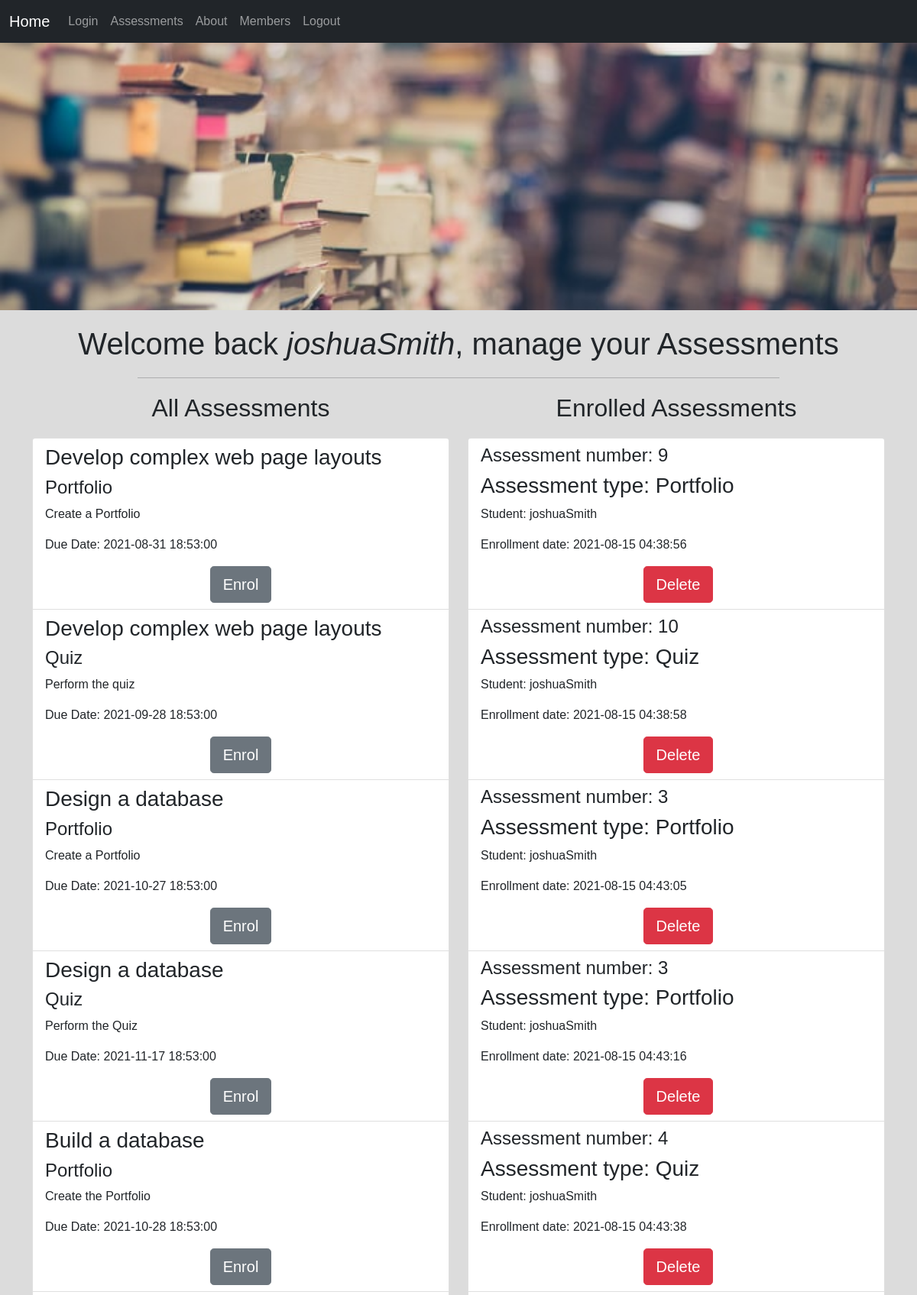
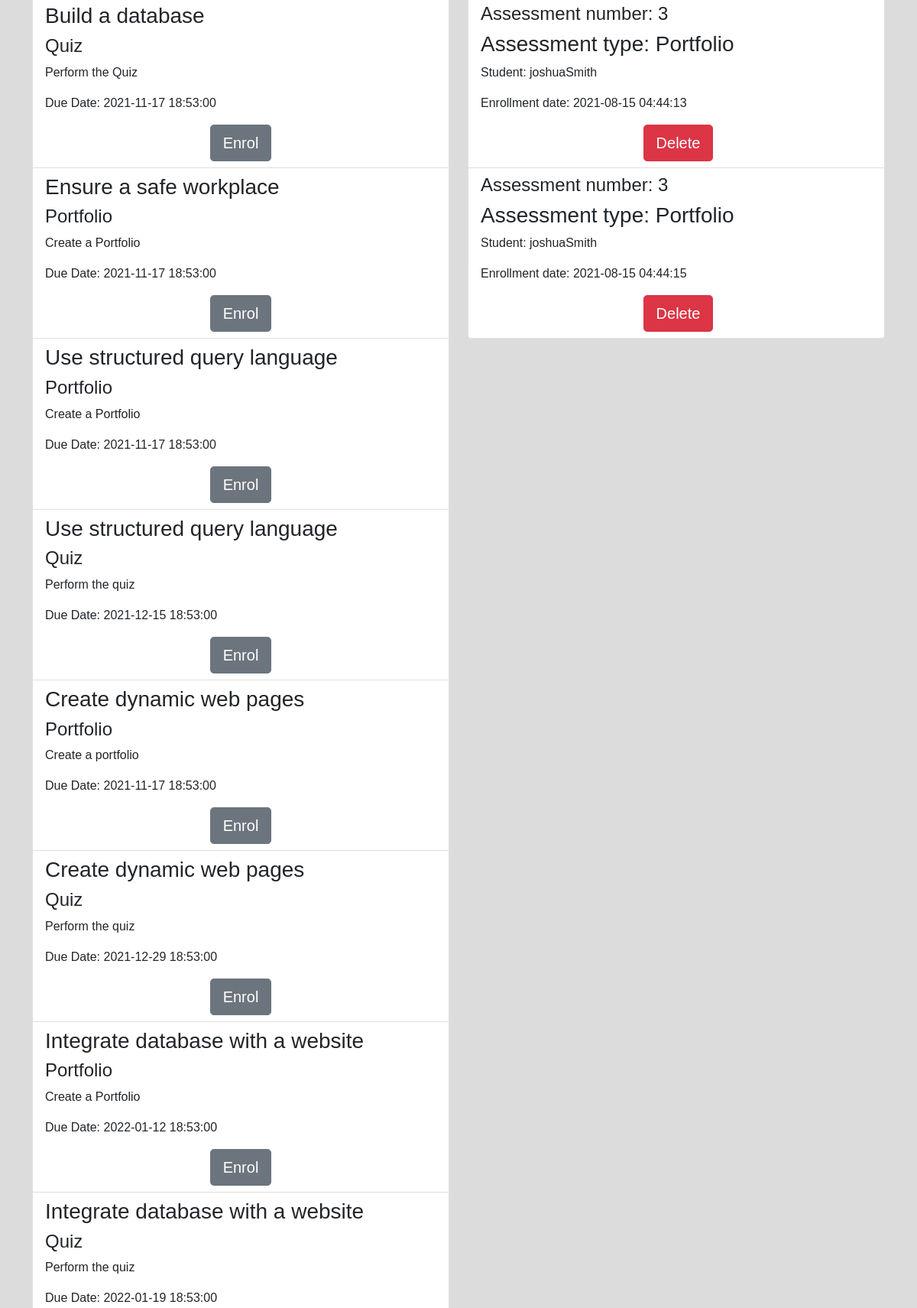
The page /view/assess.php (signed in, upper part) on the database its author committed (2 pictures, top to bottom).
### tables this page shows
CREATE TABLE `assessment` (
  `assessID` int(11) NOT NULL,
  `assessName` varchar(64) NOT NULL,
  `assessDescription` text NOT NULL,
  `assessDueDate` datetime DEFAULT NULL,
  `unitID` int(11) NOT NULL
);

CREATE TABLE `unit` (
  `unitID` int(11) NOT NULL,
  `unitName` varchar(64) NOT NULL,
  `unitNumber` int(11) NOT NULL,
  `unitDescription` text NOT NULL,
  `unitDueDate` datetime NOT NULL
);

CREATE TABLE `enrol` (
  `enID` int(11) NOT NULL,
  `date` datetime NOT NULL,
  `assessID` int(11) NOT NULL,
  `studentID` int(11) NOT NULL,
  `unitID` int(11) NOT NULL
);

### view/assess.php (the view, shortened to what this page needs)
<?php
 require("../controller/connection.php");
 if(!isset($_SESSION['user']) == true ) {
     $mssg = urlencode('Please register to access authorised areas');
     header('location:login.php?mssg='.$mssg);
  } else {
     $username = $_SESSION['username'] ;
     $studentID = $_SESSION['studentID']  ;
  }
?>
<!DOCTYPE html>
<html lang="en">
<head>
    <link href="https://cdn.jsdelivr.net/npm/bootstrap@5.0.2/dist/css/bootstrap.min.css" rel="stylesheet">
    <link rel="stylesheet" href="css/assess.css">
</head>
<body>
    <nav class="navbar navbar-expand-lg navbar-dark bg-dark">
        <div class="container-fluid">
            <a class="navbar-brand" href="../index.php">Home</a>
            <div class="collapse navbar-collapse" id="navbarNavAltMarkup">
            <div class="navbar-nav">
                <a class="nav-link"  href="login.php">Login</a>
                <a class="nav-link" href="assess.php">Assessments</a>
                <a class="nav-link" href="about.php">About</a>
                <a class="nav-link" href="members.php">Members</a>
                <a class="nav-link" href="logout.php">Logout</a>
            </div>
            </div>
        </div>
    </nav>
    <section class="banner">
            <img src="images/eli-francis-_M-DrbiNFa4-unsplash.jpg" alt="study">
    </section>
    <h1 class="assessTitles">Welcome back <em><?php echo $username ?></em>, manage your Assessments </h2>
    <hr id="header_line">
    <div class="container">
        <div class="row">
            <div class="col">
                <h2 class="assessTitles">All Assessments</h2>
               <ul class="list-group col">
                <?php
                    $sql = "SELECT * FROM assess_tracker.assessment INNER JOIN assess_tracker.unit ON assess_tracker.assessment.unitID = assess_tracker.unit.unitID";
                    $statement = $conn->prepare($sql);
                    $statement->execute();
                    $result = $statement->fetchAll();
                    foreach($result as $row):
                        $assessID = $row['assessID'];
                        $unitID = $row['unitID'];
                        echo "<li class='list-group-item'><h3>".$row['unitName']."</h3><h4>".$row['assessName']."</h4><p> " . $row['assessDescription'] .  "</p><p> Due Date: " . $row['assessDueDate'] . "</p><div class='col-md-12 text-center'> <a href='../controller/assess_enrol_process.php?assessID=$assessID&studentID=$studentID&unitID=$unitID' class='btn btn-secondary btn-lg btn-block' role='button'>Enrol</a></div></li>";
                    endforeach;
                ?>
             </ul>
         </div>
        <div class="col">
            <h2 class="assessTitles">Enrolled Assessments</h2>
                <ul class="list-group col">
                        <?php
                            $sql = "SELECT * FROM assess_tracker.enrol INNER JOIN assess_tracker.assessment ON assess_tracker.enrol.assessID = assess_tracker.assessment.assessID WHERE studentID = '$studentID' ";
                            $statement = $conn->prepare($sql);
                            $statement->execute();
                            $result = $statement->fetchAll();
                            foreach($result as $row):
                                $enID = $row['enID'];
                                echo "<li class='list-group-item'><h4>Assessment number: " .$row['assessID']."</h4><h3>Assessment type: " .$row['assessName']."</h3><p> Student: ".$_SESSION['username']."</p><p> Enrollment date: " . $row['date'] .  "</p><div class='col-md-12 text-center'><a href='../controller/delete_assess_process.php?enID=$enID' class='btn btn-danger btn-lg btn-block' role='button'>Delete</a></div> </li>";
                            endforeach;
                        ?>
                </ul>
            </div>
        </div>
    </div>
</body>
</html>

### view/css/assess.css (style rules this page uses)
body { height: 100%; font-family: sans-serif; line-height: 1.5; margin: 0; padding: 0; background-color: gainsboro; background-size:100% 100%; background-repeat: no-repeat; height: 100vh; }
nav.navbar { margin-bottom: 100px; }
.banner { margin-bottom: 10px; display: flex; justify-content: center; height: 400px; margin-top: -150px; margin-bottom: 20px; }
.banner img { display: block; width: 100vw; object-fit: cover; }
.assessTitles { margin: 20px; text-align: center; }
#header_line { width: 70%; text-align: center; margin: 0 auto; }
a.btn.btn-danger { margin-left: 5px; }

### rows shown on the page
assessment: unitID.unitName "Develop complex web page layouts", assessName "Portfolio", assessDescription "Create a Portfolio", assessDueDate "2021-08-31 18:53:00"
assessment: unitID.unitName "Develop complex web page layouts", assessName "Quiz", assessDescription "Perform the quiz", assessDueDate "2021-09-28 18:53:00"
assessment: unitID.unitName "Design a database", assessName "Portfolio", assessDescription "Create a Portfolio", assessDueDate "2021-10-27 18:53:00"
assessment: unitID.unitName "Design a database", assessName "Quiz", assessDescription "Perform the Quiz", assessDueDate "2021-11-17 18:53:00"
assessment: unitID.unitName "Build a database", assessName "Portfolio", assessDescription "Create the Portfolio", assessDueDate "2021-10-28 18:53:00"
assessment: unitID.unitName "Build a database", assessName "Quiz", assessDescription "Perform the Quiz", assessDueDate "2021-11-17 18:53:00"
assessment: unitID.unitName "Ensure a safe workplace", assessName "Portfolio", assessDescription "Create a Portfolio", assessDueDate "2021-11-17 18:53:00"
assessment: unitID.unitName "Use structured query language", assessName "Portfolio", assessDescription "Create a Portfolio", assessDueDate "2021-11-17 18:53:00"
assessment: unitID.unitName "Use structured query language", assessName "Quiz", assessDescription "Perform the quiz", assessDueDate "2021-12-15 18:53:00"
assessment: unitID.unitName "Create dynamic web pages", assessName "Portfolio", assessDescription "Create a portfolio", assessDueDate "2021-11-17 18:53:00"
assessment: unitID.unitName "Create dynamic web pages", assessName "Quiz", assessDescription "Perform the quiz", assessDueDate "2021-12-29 18:53:00"
assessment: unitID.unitName "Integrate database with a website", assessName "Portfolio", assessDescription "Create a Portfolio", assessDueDate "2022-01-12 18:53:00"
assessment: unitID.unitName "Integrate database with a website", assessName "Quiz", assessDescription "Perform the quiz", assessDueDate "2022-01-19 18:53:00"
enrol: assessID.assessID "9", assessID.assessName "Portfolio", date "2021-08-15 04:38:56"
enrol: assessID.assessID "10", assessID.assessName "Quiz", date "2021-08-15 04:38:58"
enrol: assessID.assessID "3", assessID.assessName "Portfolio", date "2021-08-15 04:43:05"
enrol: assessID.assessID "3", assessID.assessName "Portfolio", date "2021-08-15 04:43:16"
enrol: assessID.assessID "4", assessID.assessName "Quiz", date "2021-08-15 04:43:38"
enrol: assessID.assessID "3", assessID.assessName "Portfolio", date "2021-08-15 04:44:13"
enrol: assessID.assessID "3", assessID.assessName "Portfolio", date "2021-08-15 04:44:15"

### other values the page prints
$username "joshuaSmith"
